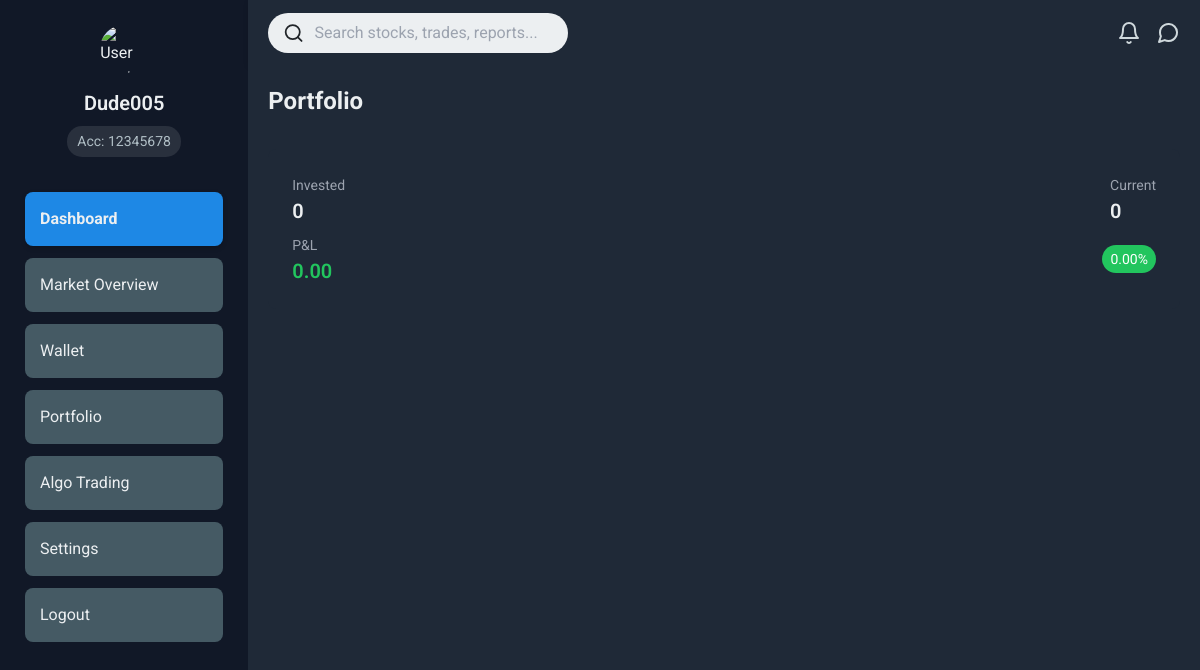
The page /account/holding/ (signed in) on the database as committed earlier.
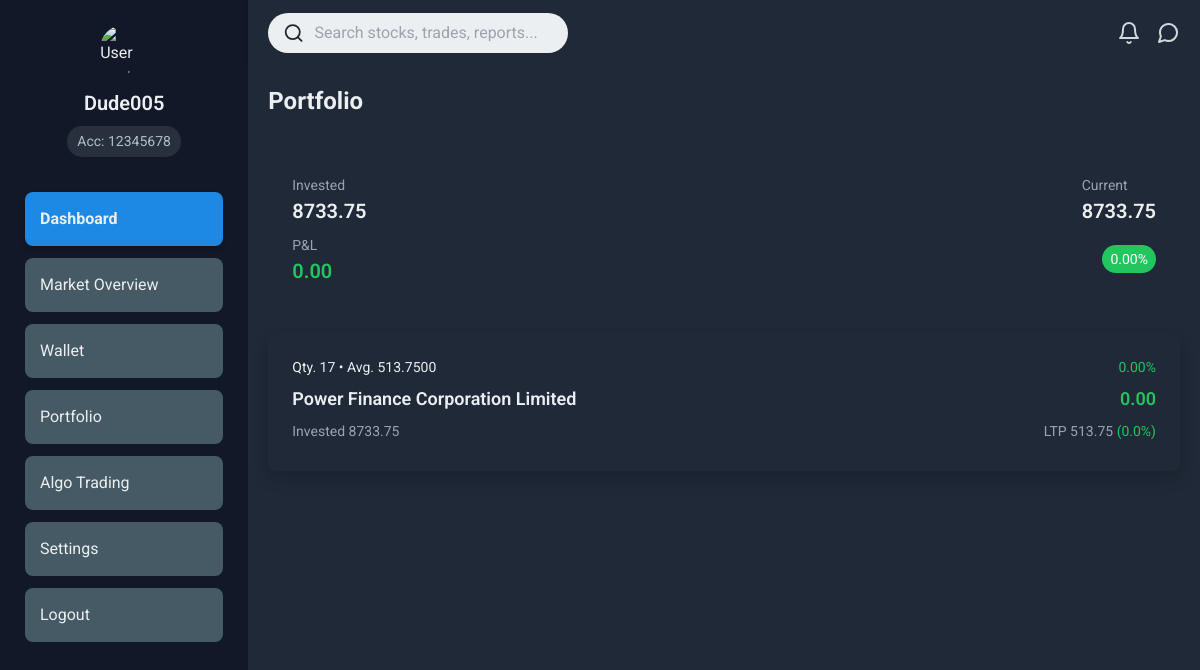
The same page on the database as committed later.
### user_management/models.py (models this page shows, shortened)
class HoldingStock(models.Model):
    STATUS_CHOICES = [
        ('buy', 'Buy'),
        ('sell', 'Sell'),
        ('complete', 'Complete'),
    ]
    wallet = models.ForeignKey(Wallet,  on_delete=models.CASCADE)
    stock = models.ForeignKey(Stock, on_delete=models.CASCADE)
    quantity =models.CharField(max_length=20000)
    average_price = models.DecimalField(max_digits=20, decimal_places=4, null=True, blank=True)
    created_at = models.DateTimeField(auto_now_add=True)
    status = models.CharField(max_length=20, choices=STATUS_CHOICES, default='buy')
    inversted_amount = models.DecimalField(max_digits=10000000, decimal_places=2,default=0 )
    current_price = models.DecimalField(max_digits=10000000, decimal_places=2, default=0)

### main/models.py (models this page shows, shortened)
class Stock(models.Model):
    name = models.CharField(max_length=100, unique=True)
    yfinance_name = models.CharField(max_length=50, unique=True)

### user_management/views.py (the view)
# urls.py: path('holding/', views.holdings, name=  'holdings'),
def holdings(request):
    user = request.user
    wallets = Wallet.objects.get(account__username=user.username)
    holdingStock = HoldingStock.objects.filter(wallet = wallets)
    Invested_amount= 0
    for stock in holdingStock:
         Invested_amount += stock.inversted_amount
    print(Invested_amount)
    context = {
        'holdingStock':holdingStock,
        'Invested_amount':Invested_amount ,
        'calculate_profit_or_loss':calculate_profit_or_loss ,
        'request':request
    }
    return render(request,'holdings.html',context)

### user_management/models.py (called while the page is built)
    def __str__(self):
        return self.username

### user_management/templatetags/custom_filters.py (called while the page is built)
@register.filter
def flot(value):
    try:
        return f"{float(value):.2f}"
    except (ValueError, TypeError):
        return value  # Return the original value if conversion fails

### user_management/templatetags/stock_filters.py (called while the page is built)
@register.simple_tag
def calculate_profit_or_loss(current_price, average_price, quantity):
    try:
        return (float(current_price) - float(average_price)) * int(quantity)
    except (ValueError, TypeError):
        return 0

@register.simple_tag
def calculate_percentage(current_price, average_price, decimals=2):
    try:
        if average_price == 0:
            return None  # Avoid division by zero
        percentage_change = ((current_price - average_price) / average_price) * 100
        return round(percentage_change, decimals)
    except (ValueError, TypeError):
        return None

@register.simple_tag
def calculate_diff(current_price, average_price, decimals=2):
    try:
        if average_price == 0:
            return None  # Avoid division by zero
        diff = current_price - average_price
        return round(diff, decimals)
    except (ValueError, TypeError):
        return None

### user_management/template/user_management/holdings.html (shortened to what this page needs)
{% extends 'base.html' %}
{% load stock_filters %}
{% load custom_filters %}
{% block content %}
<html>
  <head>
  </head>
      <div class="mb-4">
        <h1 class="text-2xl font-bold">Portfolio</h1>
      </div>
      <div  class="bg-gray-800 p-4 rounded-lg mb-4">
        <div class="flex justify-between mb-2">
          <div>
            <span class="text-gray-400 text-sm">Invested</span>
            <div class="text-xl font-semibold"> {{Invested_amount}} </div>
          </div>
          <div>
            <span class="text-gray-400 text-sm">Current</span>
            <div class="text-xl font-semibold"> {% portfolio_current_amount as current_price %} {{current_price}} </div>
          </div>
        </div>
        <div class="flex justify-between items-center">
          <div>
            <span class="text-gray-400 text-sm">P&L</span>
            {% portfolio_PandL_amount as PandL_amount %}
            <div class="
            {% if PandL_amount >= 0 %}text-green-500 {% else %}text-red-500 {% endif %}
             text-xl font-semibold"> {{PandL_amount}}  </div>
          </div>
          {% portfolio_current_PandL as current_PandL %}
          <div class="
          {% if current_PandL >= 0 %}bg-green-500 {% else %}bg-red-500 {% endif %}
          text-white rounded-full px-2 py-1 text-sm">
           {{current_PandL}}%
          </div>
        </div>
      </div>
      {% for stock in holdingStock %}
      <div class="bg-gray-800 p-4 rounded-lg mb-4  shadow rounded-lg w-full">
      <div style="height: 90px; " >
      <div class="stock-item relative">
        <div class="bg-gray-800  rounded-lg ">        <div class="flex justify-between items-center mb-2">
          <div style="margin-top: 0px; padding-top: 0px;" class="text-sm ">Qty. {{ stock.quantity }} • Avg. {{ stock.average_price }}</div>
          {% calculate_percentage stock.current_price stock.average_price as percentage_change %}
          <div class="text-sm {% if percentage_change >= 0 %}text-green-500{% else %}text-red-500{% endif %}">
            {{ percentage_change }}%
          </div>
        </div>
        <div class="flex justify-between items-center mb-2">
          <div class="text-lg font-semibold  text-lg font-semibold">{{ stock.stock.name }}</div>
          {% calculate_profit_or_loss stock.current_price stock.average_price stock.quantity as PandL %}
          <div class="{% if PandL >= 0 %}text-green-500{% else %}text-red-500{% endif %} text-lg font-semibold">
            {{ PandL|flot }}
          </div>
        </div>
        <div class="flex justify-between items-center">
          <div class="text-sm text-gray-400">Invested {{ stock.inversted_amount }}</div>
          {% get_stock_price_difference stock.stock.yfinance_name as stock_diff %}
          <div class="text-sm text-gray-400">
            LTP {{ stock.current_price }}
            <span class="{% if stock_diff >= 0 %}text-green-500{% else %}text-red-500{% endif %}">
              ({{ stock_diff }}%)
            </span>
          </div>
        </div></div>
                    {% calculate_diff stock.current_price stock.average_price as calculate_diff %}
          </div>
        </div>
        </div>
        {% endfor %}
</html>
{% endblock content %}

Rows that differ between the two databases and show on the page:
added HoldingStock: quantity "17", average_price "513.7500", percentage_change "0.00", stock.name "Power Finance Corporation Limited", PandL "0.00", inversted_amount "8733.75", current_price "513.75", stock_diff "0.0"
Other text that changed with them:
{{ Invested_amount }}: "0" → "8733.75"
{{ current_price }}: "0" → "8733.75"
